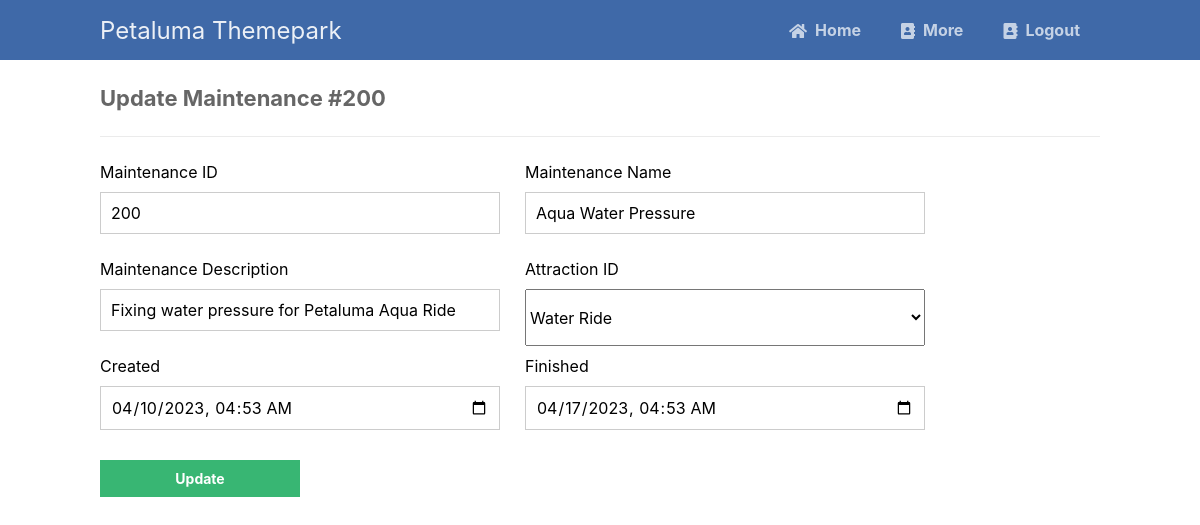
Page /update_Maintenance.php?id=200 on the committed database.
### tables this page shows
CREATE TABLE `maintenance` (
  `maintenance_ID` mediumint NOT NULL AUTO_INCREMENT,
  `maintenance_name` varchar(45) NOT NULL,
  `maintenance_description` varchar(255) NOT NULL,
  `maintenance_start_time` datetime NOT NULL DEFAULT CURRENT_TIMESTAMP,
  `maintenance_end_time` datetime NOT NULL DEFAULT CURRENT_TIMESTAMP,
  `attractionID` mediumint NOT NULL,
  PRIMARY KEY (`maintenance_ID`),
  KEY `attractionID` (`attractionID`),
  CONSTRAINT `maintenance_ibfk_1` FOREIGN KEY (`attractionID`) REFERENCES `attraction` (`attraction_ID`)
);

### update_Maintenance.php (the view, shortened to what this page needs)
<?php
include 'CRUD_function.php';
$pdo = pdo_connect_mysql();
if (isset($_GET['id'])) {
    $stmt = $pdo->prepare('SELECT * FROM maintenance WHERE maintenance_ID = ?');
    $stmt->execute([$_GET['id']]);
    $maintenance = $stmt->fetch(PDO::FETCH_ASSOC);
} else {
    exit('No ID specified!');
}
?>
<?=template_header('View Maintenance')?>
<div class="content update">
	<h2>Update Maintenance #<?=$maintenance['maintenance_ID']?></h2>
    <form action="update_Maintenance.php?id=<?=$maintenance['maintenance_ID']?>" method="post">
    <label for="maintenance_ID">Maintenance ID</label>
        <label for="maintenance_name">Maintenance Name</label>
        <input type="text" name="maintenance_ID" placeholder="200" value="<?=$maintenance['maintenance_ID']?>" id="maintenance_ID">
        <input type="text" name="maintenance_name" placeholder="Enter Name:" value="<?=$maintenance['maintenance_name']?>" id="maintenance_name">
        <label for="maintenance_description">Maintenance Description</label>
        <label for="attractionID">Attraction ID</label>
        <input type="text" name="maintenance_description" placeholder="Enter Description:" value="<?=$maintenance['maintenance_description']?>" id="maintenance_description">
        <select style="width:400px" name="attractionID" id="attractionID">
            <option value="502" <?php if($maintenance['attractionID'] == '502'){echo("selected");}?> >Water Ride</option>
        </select>
        <label for="maintenance_start_time">Created</label>
        <label for="maintenance_end_time">Finished</label>
        <input type="datetime-local" name="maintenance_start_time" value="<?=date('Y-m-d\TH:i', strtotime($maintenance['maintenance_start_time']))?>" id="maintenance_start_time">
        <input type="datetime-local" name="maintenance_end_time" value="<?=date('Y-m-d\TH:i', strtotime($maintenance['maintenance_end_time']))?>" id="maintenance_end_time">
        <input type="submit" value="Update">
    </form>
</div>
<?=template_footer()?>

### CRUD_style.css (style rules this page uses)
* { box-sizing: border-box; font-family: -apple-system, BlinkMacSystemFont, "segoe ui", roboto, oxygen, ubuntu, cantarell, "fira sans", "droid sans", "helvetica neue", Arial, sans-serif; font-size: 16px; -webkit-font-smoothing: antialiased; -moz-osx-font-smoothing: grayscale; }
body { background-color: #FFFFFF; margin: 0; }
.content { width: 1000px; margin: 0 auto; }
.content h2 { margin: 0; padding: 25px 0; font-size: 22px; border-bottom: 1px solid #ebebeb; color: #666666; }
.update form { padding: 15px 0; display: flex; flex-flow: wrap; }
.update form label { display: inline-flex; width: 400px; padding: 10px 0; margin-right: 25px; }
.update form input { padding: 10px; width: 400px; margin-right: 25px; margin-bottom: 15px; border: 1px solid #cccccc; }
.update form input[type="submit"] { display: block; background-color: #38b673; border: 0; font-weight: bold; font-size: 14px; color: #FFFFFF; cursor: pointer; width: 200px; margin-top: 15px; }

### rows in the picture
maintenance: maintenance_ID "200", maintenance_name "Aqua Water Pressure", maintenance_description "Fixing water pressure for Petaluma Aqua Ride", attractionID "Water Ride", maintenance_start_time "04/10/2023 04:53", maintenance_end_time "04/17/2023 04:53"
